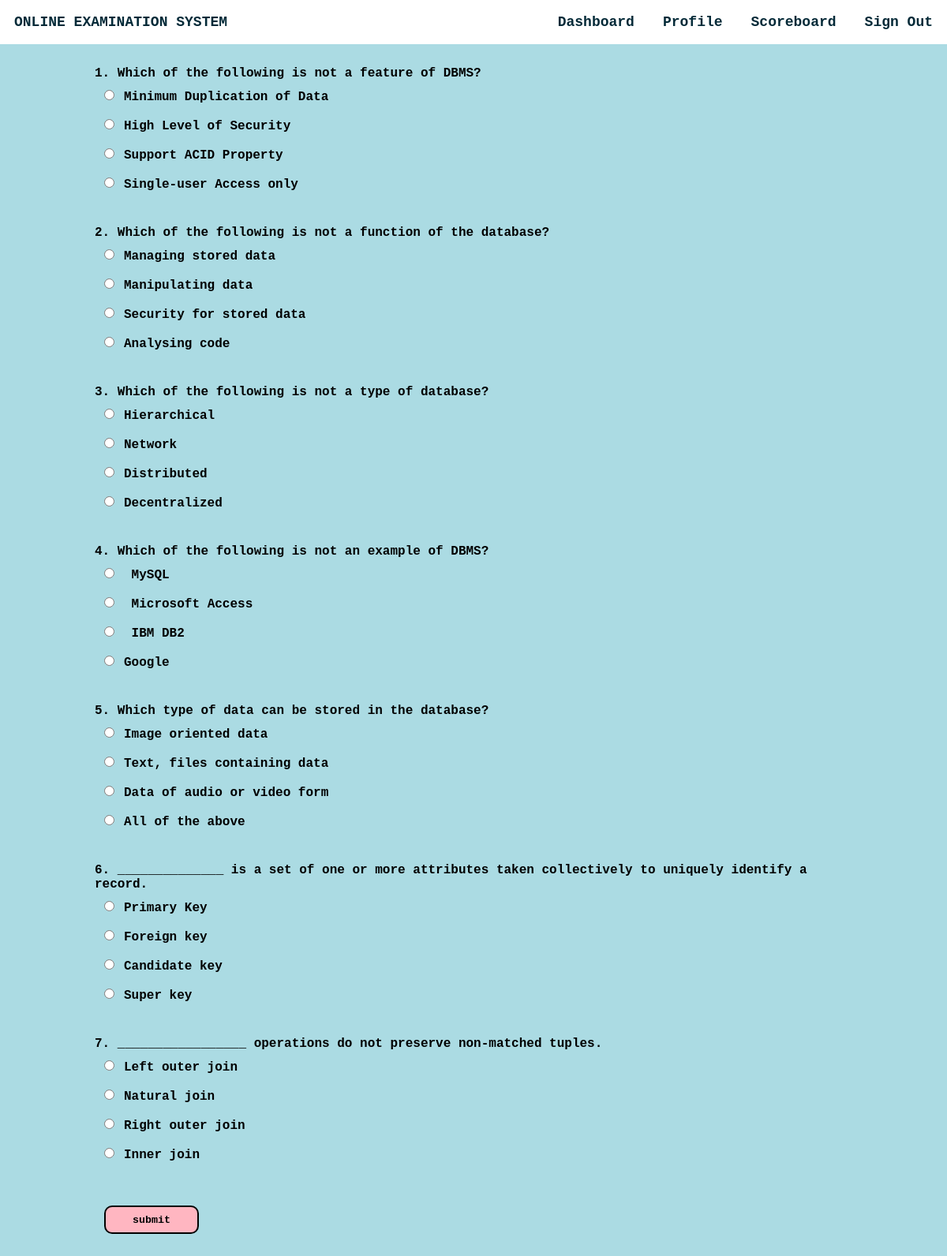
Screenshot of /takeq.php?qid=301 (signed in) with the database file from the repository.
### tables this page shows
CREATE TABLE IF NOT EXISTS `questions` (
  `qs` varchar(200) NOT NULL,
  `op1` varchar(30) NOT NULL,
  `op2` varchar(30) NOT NULL,
  `op3` varchar(30) NOT NULL,
  `answer` varchar(30) NOT NULL,
  `quizid` int(11) NOT NULL,
  UNIQUE KEY `qs` (`qs`)
);

### takeq.php (the view, shortened to what this page needs)
<html>
<head>
</head>
<?php
                $conn = mysqli_connect("localhost", "root", "", "project");if (!$conn) {
    echo "<script>alert(\"Database error retry after some time !\")</script>";
}
?>
<body style="margin: 0 !important;font-weight: bolder !important;font-family: 'Georgia', Georgia, monospace;color: #000000">
    <div style="background-color: #abdbe3;height: auto;">
        <div class="navbar" style="display: inline-flex;width: 100%;color:#042A38;position:fixed;">
            <section style="margin: 1.5vw;">ONLINE EXAMINATION SYSTEM</section>
            <ul style="display: inline-flex;padding: 0 !important;margin: 0;float: right;right: 0;position: fixed;width: 50vw;">
                <li onclick="dash()">Dashboard</li>
                <li onclick="prof()">Profile</li>
                <li onclick="score()">Scoreboard</li>
                <li onclick="lo()">Sign Out</li>
            </ul>
        </div><br><br>
        <section style="margin-top: 4vw;width:80vw;margin-left:10vw;margin-right:10vw">
        <?php
        if(isset($_GET["qid"])){
        $qid=$_GET["qid"];
            $sql ="select * from questions where quizid='{$qid}'";
            $res=mysqli_query($conn,$sql);
            if($res)
            {
                if(mysqli_num_rows($res)==0)
                {
                    echo "No questions found under this quiz please come later";
                }else{
                $i=1;
                $j=0;
                echo "<form method=\"POST\">";
                while ($row = mysqli_fetch_assoc($res)) {
                    echo $i.". ".$row["qs"]."<br>";
                    echo "<input type=\"radio\" value=\"".$j."\" name=\"ans".$i.$j."\">".$row["op1"]."<br>";
                    echo "<input type=\"radio\" value=\"".($j+1)."\" name=\"ans".$i.$j."\">".$row["op2"]."<br>";
                    echo "<input type=\"radio\" value=\"".($j+2)."\"name=\"ans".$i.$j."\">".$row["op3"]."<br>";
                    echo "<input type=\"radio\"value=\"".($j+3)."\" name=\"ans".$i.$j."\">".$row["answer"]."<br><br>";
                    $i++;
                    echo "<br>" ;
                }
                echo "<input id=\"btn\" type=\"submit\" name=\"submit\" value=\"submit\"><br><br><br>";
                echo "</form><br><br>";
            }
            }
            else
            {
                echo "error".mysqli_error($conn).".";
            }
     } ?>
        </section>
    </div>
</body>
</html>

### takeq.php (style rules this page uses)
li { margin: 1.5vw; }
ul { list-style: none; width: auto !important; }
.navbar { background-color:#fff !important; font-size: 1.5vw; }
input { margin:1vw; }
#btn { height: 3vw;width: 10vw;font-family: 'Georgia', Georgia, monospace;font-weight: bolder;border-radius: 10px;border: 2px solid black;background-color: lightpink; }

### rows the page displays
questions: qs "Which of the following is not a feature of DBMS?", op1 "Minimum Duplication of Data", op2 "High Level of Security", op3 "Support ACID Property", answer "Single-user Access only"
questions: qs "Which of the following is not a function of the database?", op1 "Managing stored data", op2 "Manipulating data", op3 "Security for stored data", answer "Analysing code"
questions: qs "Which of the following is not a type of database?", op1 "Hierarchical", op2 "Network", op3 "Distributed", answer "Decentralized"
questions: qs "Which of the following is not an example of DBMS?", op1 "MySQL", op2 "Microsoft Access", op3 "IBM DB2", answer "Google"
questions: qs "Which type of data can be stored in the database?", op1 "Image oriented data", op2 "Text, files containing data", op3 "Data of audio or video form", answer "All of the above"
questions: qs "______________ is a set of one or more attributes taken collectively to uniquely identify a record.", op1 "Primary Key", op2 "Foreign key", op3 "Candidate key", answer "Super key"
questions: qs "_________________ operations do not preserve non-matched tuples.", op1 "Left outer join", op2 "Natural join", op3 "Right outer join", answer "Inner join"
